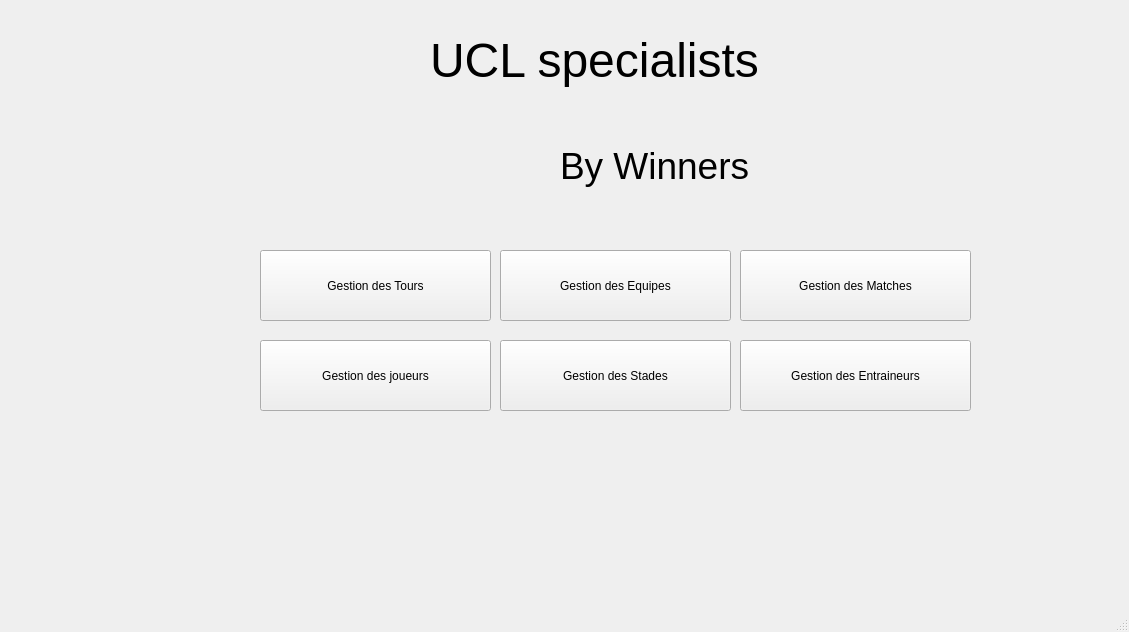
<?xml version="1.0" encoding="UTF-8"?>
<ui version="4.0">
 <class>MainWindow</class>
 <widget class="QMainWindow" name="MainWindow">
  <property name="geometry">
   <rect>
    <x>0</x>
    <y>0</y>
    <width>1129</width>
    <height>632</height>
   </rect>
  </property>
  <property name="windowTitle">
   <string>MainWindow</string>
  </property>
  <property name="styleSheet">
   <string notr="true">

QPushButton {
    background: qlineargradient(x1:0, y1:0, x2:0, y2:1,
        stop:0 #0037DA, stop:1 #001B6E);
    color: #FFD700;
    border: 2px solid #FFD700;
    border-radius: 7px;
    padding: 10px 20px;
    font: bold 14px 'Verdana';
    min-width: 100px;
}

QPushButton:hover {
    background: qlineargradient(x1:0, y1:0, x2:0, y2:1,
        stop:0 #0028A5, stop:1 #000F3C);
    border: 2px solid #FFFFFF;
}

QMenuBar {
    background: #000000;
    color: #FFD700;
    border-bottom: 2px solid #FFD700;
}

QMenuBar::item:selected {
    background: #0037DA;
}

QStatusBar {
    background: #000000;
    color: #FFD700;
    border-top: 2px solid #FFD700;
}

QToolBar {
    background: #1A1A1A;
    border: 2px solid #FFD700;
    spacing: 5px;
}

QLabel#titleLabel {
    color: #FFD700;
    font: bold 24px 'A
}</string>
  </property>
  <widget class="QWidget" name="centralwidget">
   <widget class="QLabel" name="label_pic">
    <property name="geometry">
     <rect>
      <x>0</x>
      <y>0</y>
      <width>1231</width>
      <height>641</height>
     </rect>
    </property>
    <property name="text">
     <string/>
    </property>
    <property name="pixmap">
     <pixmap>images/ucl.jpeg</pixmap>
    </property>
    <property name="scaledContents">
     <bool>true</bool>
    </property>
   </widget>
   <widget class="QPushButton" name="Tours_b">
    <property name="geometry">
     <rect>
      <x>260</x>
      <y>250</y>
      <width>231</width>
      <height>71</height>
     </rect>
    </property>
    <property name="text">
     <string>Gestion des Tours</string>
    </property>
   </widget>
   <widget class="QPushButton" name="pushButton_2">
    <property name="geometry">
     <rect>
      <x>740</x>
      <y>250</y>
      <width>231</width>
      <height>71</height>
     </rect>
    </property>
    <property name="text">
     <string>Gestion des Matches</string>
    </property>
   </widget>
   <widget class="QPushButton" name="equipe_b">
    <property name="geometry">
     <rect>
      <x>500</x>
      <y>250</y>
      <width>231</width>
      <height>71</height>
     </rect>
    </property>
    <property name="text">
     <string>Gestion des Equipes</string>
    </property>
   </widget>
   <widget class="QPushButton" name="Stade_b">
    <property name="geometry">
     <rect>
      <x>500</x>
      <y>340</y>
      <width>231</width>
      <height>71</height>
     </rect>
    </property>
    <property name="text">
     <string>Gestion des Stades</string>
    </property>
   </widget>
   <widget class="QPushButton" name="pushButton_6">
    <property name="geometry">
     <rect>
      <x>740</x>
      <y>340</y>
      <width>231</width>
      <height>71</height>
     </rect>
    </property>
    <property name="text">
     <string>Gestion des Entraineurs</string>
    </property>
   </widget>
   <widget class="QLabel" name="label_2">
    <property name="geometry">
     <rect>
      <x>560</x>
      <y>120</y>
      <width>281</width>
      <height>91</height>
     </rect>
    </property>
    <property name="font">
     <font>
      <pointsize>28</pointsize>
     </font>
    </property>
    <property name="text">
     <string>By Winners</string>
    </property>
   </widget>
   <widget class="QLabel" name="label">
    <property name="geometry">
     <rect>
      <x>430</x>
      <y>10</y>
      <width>441</width>
      <height>101</height>
     </rect>
    </property>
    <property name="font">
     <font>
      <pointsize>36</pointsize>
     </font>
    </property>
    <property name="text">
     <string>UCL specialists </string>
    </property>
   </widget>
   <widget class="QPushButton" name="joueur_b">
    <property name="geometry">
     <rect>
      <x>260</x>
      <y>340</y>
      <width>231</width>
      <height>71</height>
     </rect>
    </property>
    <property name="text">
     <string>Gestion des joueurs</string>
    </property>
   </widget>
  </widget>
  <widget class="QStatusBar" name="statusbar"/>
 </widget>
 <resources/>
 <connections/>
</ui>
